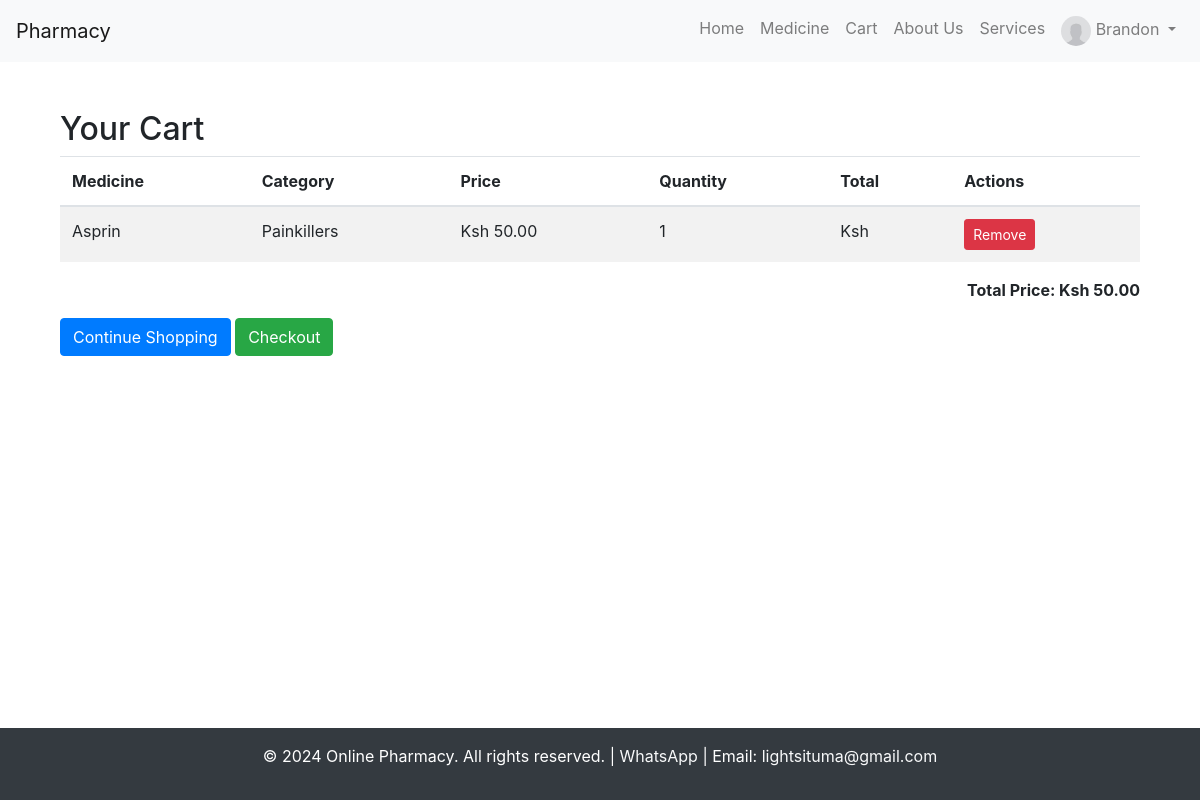
The app's page /cart/ (signed in) with its own data.
### pharmacy_app/models.py (models this page shows, shortened)
class CartItem(models.Model):
    user = models.ForeignKey(User, on_delete=models.CASCADE)
    medicine = models.ForeignKey(Medicine, on_delete=models.CASCADE)
    quantity = models.PositiveIntegerField(default=1)

class Medicine(models.Model):
    name = models.CharField(max_length=100)
    category = models.CharField(max_length=50)
    price = models.DecimalField(max_digits=10, decimal_places=2)
    stock = models.PositiveIntegerField()
    description = models.TextField()
    image = models.ImageField(upload_to='medicine_images/', blank=True, null=True)

### pharmacy_app/views.py (the view)
# urls.py: path('cart/', views.cart_view, name='cart'),
@login_required
def cart_view(request):
    cart_items = CartItem.objects.filter(user=request.user)
    total_price = sum(item.medicine.price * item.quantity for item in cart_items)
    return render(request, 'cart.html', {'cart_items': cart_items, 'total_price': total_price})

### pharmacy_app/templates/cart.html
{% extends "base.html" %}
{% block content %}
<div class="container mt-4">
  <h2>Your Cart</h2>
  {% if cart_items %}
  <table class="table table-striped">
    <thead>
      <tr>
        <th>Medicine</th>
        <th>Category</th>
        <th>Price</th>
        <th>Quantity</th>
        <th>Total</th>
        <th>Actions</th>
      </tr>
    </thead>
    <tbody>
      {% for item in cart_items %}
      <tr>
        <td>{{ item.medicine.name }}</td>
        <td>{{ item.medicine.category }}</td>
        <td>Ksh {{ item.medicine.price }}</td>
        <td>{{ item.quantity }}</td>
        <td>Ksh {{ item.item_total }}</td>
        <td>
          <a href="{% url 'remove_from_cart' item.medicine.id %}" class="btn btn-danger btn-sm">Remove</a>
        </td>
      </tr>
      {% endfor %}
    </tbody>
  </table>
  <p class="text-right"><strong>Total Price: Ksh {{ total_price }}</strong></p>
  <a href="{% url 'medicine_list' %}" class="btn btn-primary">Continue Shopping</a>
  <a href="{% url 'checkout' %}" class="btn btn-success">Checkout</a>
  {% else %}
  <p>Your cart is empty. <a href="{% url 'medicine_list' %}">Start Shopping</a></p>
  {% endif %}
</div>
{% endblock %}

### pharmacy_app/templates/base.html (shortened to what this page needs)
<!DOCTYPE html>
<html lang="en">
<head>
    {% load static %}
    <link rel="stylesheet" href="https://stackpath.bootstrapcdn.com/bootstrap/4.5.2/css/bootstrap.min.css">
</head>
<body>
    <nav class="navbar navbar-expand-lg navbar-light bg-light">
    <a class="navbar-brand" href="{% url 'home' %}">Pharmacy</a>
    <div class="collapse navbar-collapse">
        <ul class="navbar-nav ml-auto">
            <li class="nav-item"><a class="nav-link" href="{% url 'home' %}">Home</a></li>
            <li class="nav-item"><a class="nav-link" href="{% url 'medicine_list' %}">Medicine</a></li>
            <li class="nav-item"><a class="nav-link" href="{% url 'cart' %}">Cart</a></li>
            <li class="nav-item"><a class="nav-link" href="{% url 'about_us' %}">About Us</a></li>
            <li class="nav-item"><a class="nav-link" href="{% url 'services' %}">Services</a></li>
            {% if user.is_authenticated %}
            <li class="nav-item dropdown">
                <a class="nav-link dropdown-toggle" href="#" id="navbarDropdown" role="button" data-toggle="dropdown" aria-haspopup="true" aria-expanded="false">
                    <img src="{% if user.profile.image %}{{ user.profile.image.url }}{% else %}{% static 'images/img_1.png' %}{% endif %}"
                        class="rounded-circle" width="30" height="30" alt="Profile">
        {{ user.first_name|default:user.username }}
    </a>
</li>
{% else %}
<li class="nav-item"><a class="nav-link" href="{% url 'login' %}">Login</a></li>
{% endif %}
        </ul>
    </div>
</nav>
    <div class="container content mt-4">
        {% block content %}{% endblock %}
    </div>
    <footer class="bg-dark text-white text-center py-3">
        <p>&copy; 2024 Online Pharmacy. All rights reserved. | <a href="https://wa.me/254798093549" class="text-light">WhatsApp</a> | Email: <a href="mailto:lightsituma@gmail.com" class="text-light">lightsituma@gmail.com</a></p>
    </footer>
</body>
</html>

### pharmacy_app/templates/base.html (style rules this page uses)
body { display: flex; flex-direction: column; min-height: 100vh; }
.content { flex: 1; }
footer { background-color: #343a40; color: white; text-align: center; padding: 10px 0; position: relative; bottom: 0; width: 100%; }

### records on screen
CartItem: medicine.name "Asprin", medicine.category "Painkillers", medicine.price "50.00", quantity "1"

### other values on screen
{{ user.first_name|default:user.username }} "Brandon"
{{ total_price }} "50.00"
